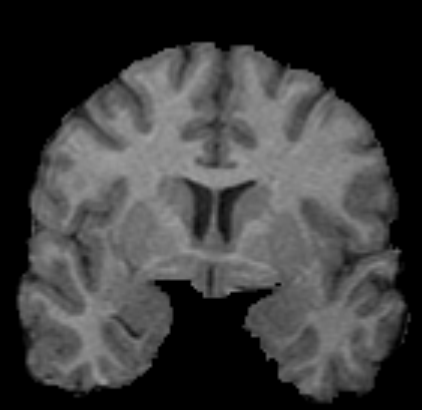
#> input picture Practica 5/BRAIN_RT.TIF, 422 x 410 px
$ python ej10e.py
#> lines starting #> are read from the running program, lines starting #| are printed output that depends on the picture
import numpy as np
from matplotlib import pyplot as plt
import cv2

img = cv2.imread('BRAIN_RT.TIF',0)
#> img is the input picture: shape (410, 422); min 0, max 163, mean 60.1
f = np.fft.fft2(img)
f1 = np.fft.fftshift(f)
plt.subplot(121),plt.imshow(img, 'gray')
plt.title('Imagen de entrada'), plt.xticks([]), plt.yticks([])
plt.subplot(122),plt.imshow(np.log(np.abs(f1)),'jet')
plt.title('FFT'), plt.xticks([]), plt.yticks([]), plt.colorbar();
plt.show()
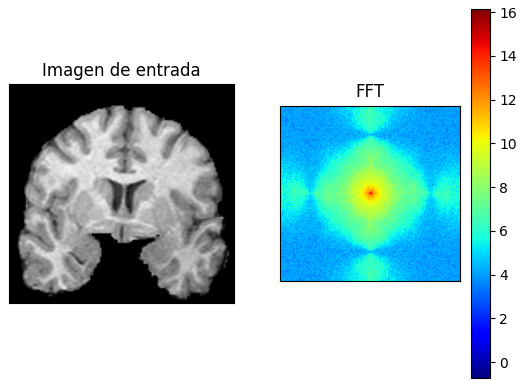
#> figure drawn by matplotlib, 3 panels
